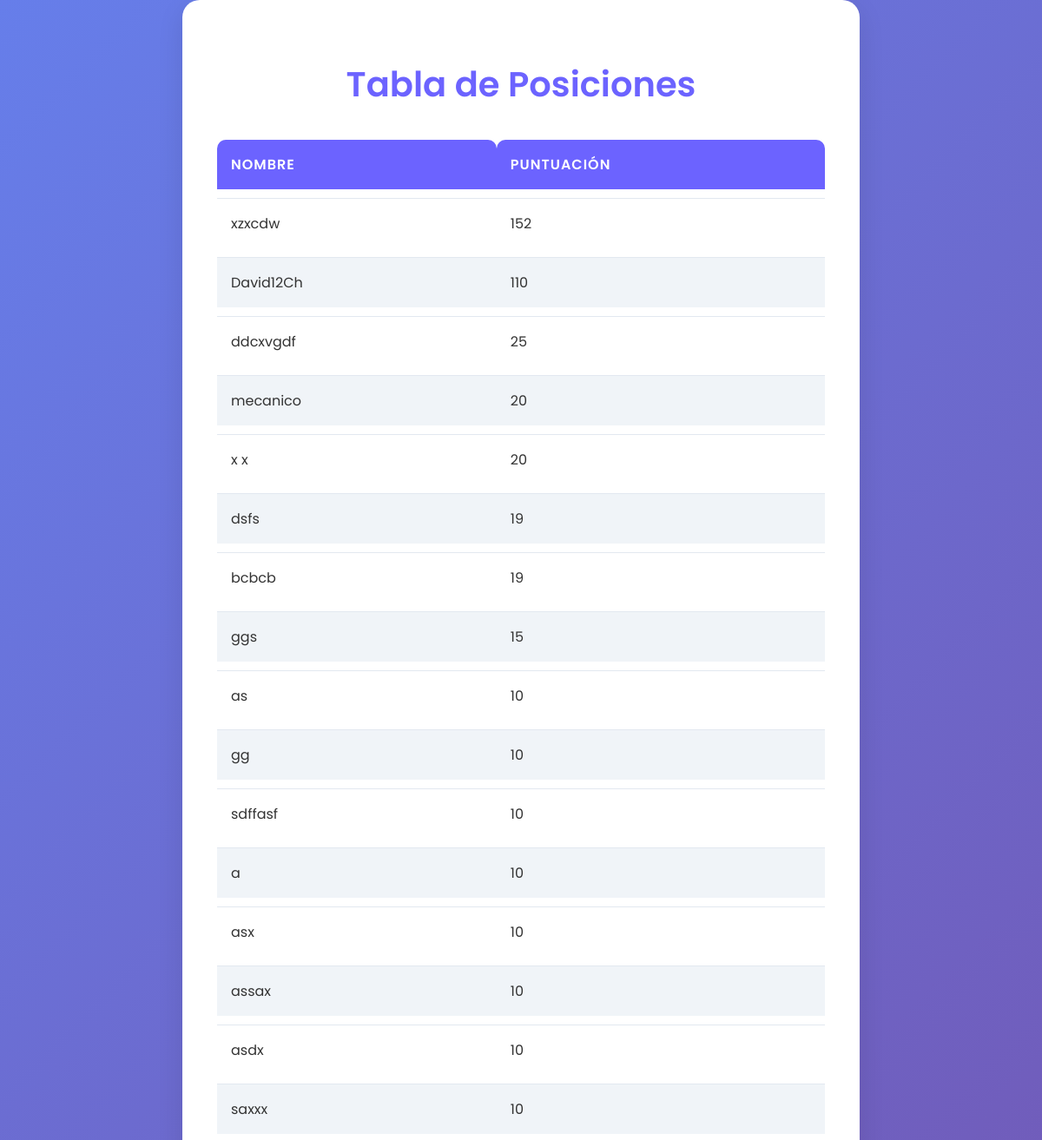
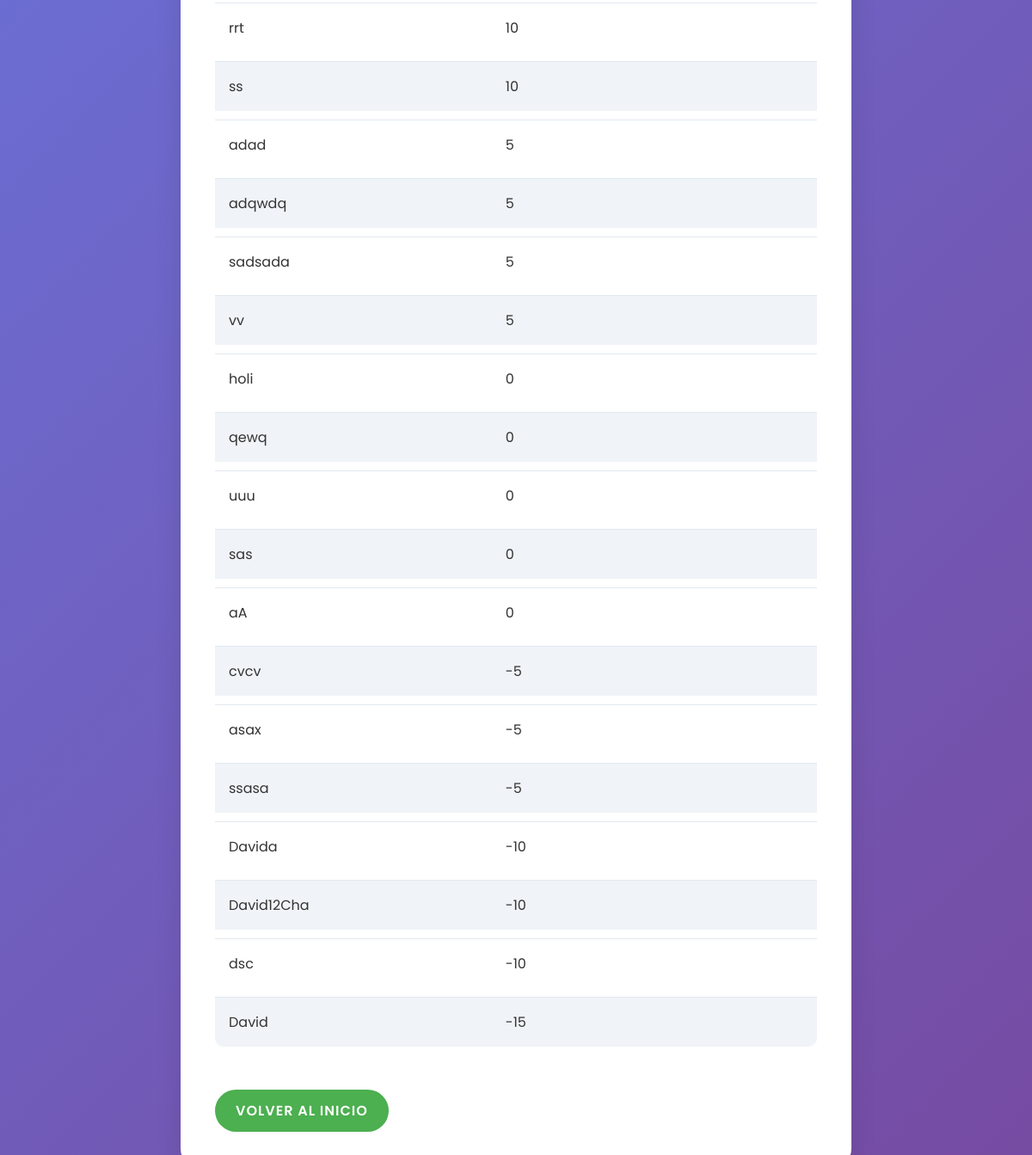
Page /leaderboard/ on the committed database (2 pictures, top to bottom).
### trivia_game/models.py (models this page shows, shortened)
class Player(models.Model):
    name = models.CharField(max_length=15)
    score = models.IntegerField(default=0)

### trivia_game/views.py (the view)
# urls.py: path('leaderboard/', views.leaderboard, name='leaderboard'),
def leaderboard(request):
    players = Player.objects.order_by('-score')
    return render(request, 'trivia_game/leaderboard.html', {'players': players})

### templates/trivia_game/leaderboard.html (shortened to what this page needs)
<!DOCTYPE html>
<html lang="es">
<head>
</head>
<body>
    <div class="container">
        <h1>Tabla de Posiciones</h1>
        <table>
            <thead>
                <tr>
                    <th>Nombre</th>
                    <th>Puntuación</th>
                </tr>
            </thead>
            <tbody>
                {% for player in players %}
                <tr>
                    <td>{{ player.name }}</td>
                    <td>{{ player.score }}</td>
                </tr>
                {% endfor %}
            </tbody>
        </table>
        <a href="{% url 'home' %}" class="home-link">Volver al Inicio</a>
    </div>
</body>
</html>

### templates/trivia_game/leaderboard.html (style rules this page uses)
:root { --primary-color: #6C63FF; --secondary-color: #4CAF50; --background-gradient: linear-gradient(135deg, #667eea 0%, #764ba2 100%); --text-color: #333; --table-header-bg: #6C63FF; --table-row-even: #f0f4f8; --table-row-odd: #ffffff; --shadow-color: rgba(0, 0, 0, 0.1); }
body { font-family: 'Poppins', sans-serif; background: var(--background-gradient); min-height: 100vh; margin: 0; display: flex; justify-content: center; align-items: center; color: var(--text-color); }
.container { background-color: white; padding: 2.5rem; border-radius: 20px; box-shadow: 0 10px 30px var(--shadow-color); max-width: 700px; width: 100%; animation: fadeIn 0.5s ease-out; }
h1 { color: var(--primary-color); margin-bottom: 1.5rem; text-align: center; font-weight: 600; font-size: 2.5rem; }
table { width: 100%; border-collapse: separate; border-spacing: 0 10px; margin-bottom: 1.5rem; }
th, td { padding: 1rem; text-align: left; }
th { background-color: var(--table-header-bg); color: white; font-weight: 600; text-transform: uppercase; letter-spacing: 1px; border-radius: 10px 10px 0 0; }
tr:nth-child(even) { background-color: var(--table-row-even); }
tr:nth-child(odd) { background-color: var(--table-row-odd); }
td { border-top: 1px solid #e2e8f0; }
tr:last-child td:first-child { border-radius: 0 0 0 10px; }
tr:last-child td:last-child { border-radius: 0 0 10px 0; }
.home-link { display: inline-block; text-align: center; margin-top: 1rem; padding: 0.75rem 1.5rem; background-color: var(--secondary-color); color: white; text-decoration: none; border-radius: 50px; transition: all 0.3s ease; font-weight: 600; text-transform: uppercase; letter-spacing: 1px; }

### rows in the picture
Player: name "xzxcdw", score "152"
Player: name "David12Ch", score "110"
Player: name "ddcxvgdf", score "25"
Player: name "mecanico", score "20"
Player: name "x x", score "20"
Player: name "dsfs", score "19"
Player: name "bcbcb", score "19"
Player: name "ggs", score "15"
Player: name "as", score "10"
Player: name "gg", score "10"
Player: name "sdffasf", score "10"
Player: name "a", score "10"
Player: name "asx", score "10"
Player: name "assax", score "10"
Player: name "asdx", score "10"
Player: name "saxxx", score "10"
Player: name "rrt", score "10"
Player: name "ss", score "10"
Player: name "adad", score "5"
Player: name "adqwdq", score "5"
Player: name "sadsada", score "5"
Player: name "vv", score "5"
Player: name "holi", score "0"
Player: name "qewq", score "0"
Player: name "uuu", score "0"
Player: name "sas", score "0"
Player: name "aA", score "0"
Player: name "cvcv", score "-5"
Player: name "asax", score "-5"
Player: name "ssasa", score "-5"
Player: name "Davida", score "-10"
Player: name "David12Cha", score "-10"
Player: name "dsc", score "-10"
Player: name "David", score "-15"
